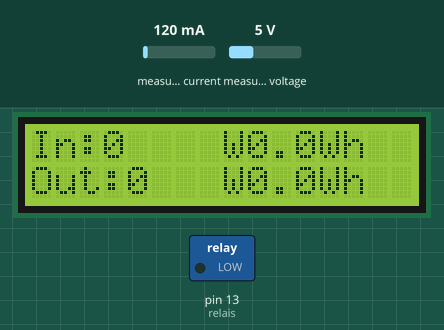
Recording of a sketch running on a simulated Arduino Uno, built with avr-gcc and run on an emulated ATmega328P. Shown: 16×2 character LCD, switched loads named in the sketch (green lamp = pin HIGH). Inputs (shaded band) come from the test bench; at power-on: measured current 120 mA, measured voltage 5 V. The modem accepts every AT command (registered, SIM ready, sends succeed) and sends nothing else; what the sketch prints to the serial monitor is not drawn.

Above: at 25.8 s.
At 39.1 s:
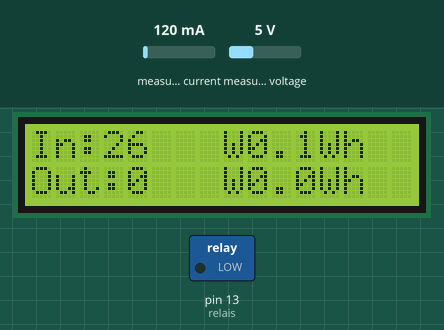
At 52.5 s:
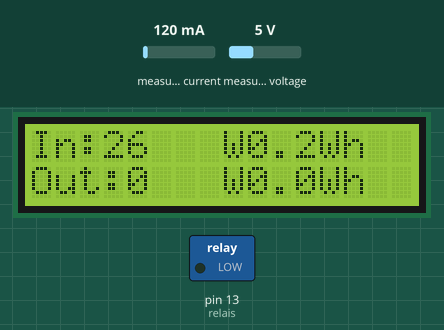
At 65.9 s:
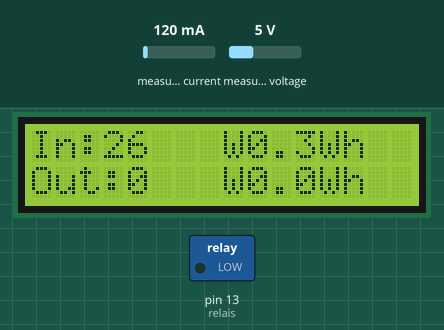
At 92.6 s:
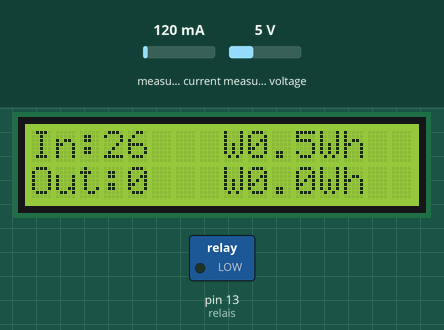
At 119.3 s:
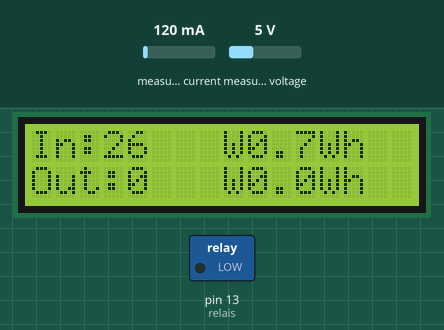

The sketch:

kit_1.ino
```cpp
#include "EmonLib.h"
EnergyMonitor emon1;

#include <Wire.h>

#include <SoftwareSerial.h>
SoftwareSerial SIM900(7, 8);

#include <LiquidCrystal_I2C.h>           // 2 inclure la librairie "LiquidCrystal_I2C.h"
LiquidCrystal_I2C lcd(0x3f, 16, 2);            // 2 Si Le LCD ne fonctionne pas, alors mettre // sur la ligne précédente et enlever les // sur cette ligne


int MP = (" ") ;
int relais  = 13 ;
float w_instantane_in = 0;            // 2 Creation de la variable flottante "puissance instantanée" qui rentre (en watt) initialisée à la valeur 0
float wh_cumule_in = 0;              // 2' Création de la variable flottante correspondant au Kilo Watt heure "consommé" cumulés initialisé à 0 float w_instantane_out = 0;           // 2 Creation de la variable flottante "puissance instantanée" qui sort (negative) en watt initialisée à la valeur 0
float wh_cumule_out = 0;             // 2' Création de la variable flottante correspondant au Kilo Watt heure "surproduction" cumulés initialisé à 0
float w_instantane_out = 0;            // 2 Creation de la variable flottante "puissance instantanée" qui sort (en watt) initialisée à la valeur 0
unsigned long previous_millis = 0;   // 2 création de la variable "previous_millis" qui garde en mémoire le temps qui s'écoule en millièmes de seconde"

String message = " "; //string we're sending
char incomingChar;

//-----------------------INITIALISATION DU PROGRAMME-------------------------------------------------

void setup()
{
  Serial.begin(9600);                 // 1 Création du port série pour que l'arduino puisse envoyer des infos vers l'ordinateur
  pinMode(relais, OUTPUT);

  emon1.voltage(2, 357, 1.7);         // 1 Initialisation du Voltage (Pin A2, Valeur à changer pour etalonnage (+/-357 pour 6v et +/- 190 pour 12v))
  emon1.current(1, 28.5);             // 1 Initialisation du Courant en ampère ( Pin A1, Valeur à changer lors de l'etalonnage)
  lcd.init();                         // 2 initialisation de l'afficheur LCD

  Serial.begin(19200);
  SIM900.begin(19200);
  delay(20000);
  Serial.print("SIM900 ready...");
  SIM900.print("AT+CMGF=1\r");
  delay(100);
  SIM900.println("AT + CMGS = \"+336.........\"");
  delay(100);
  SIM900.println("le module gsm est connecte");
  delay(100);
  SIM900.println((char)26);
  delay(100);
  SIM900.println();
  delay(5000);

}

//----------------------- DEMARRAGE DE LA BOUCLE----------------------------------------------------

void loop()
{
  float puissance_reelle = emon1.realPower ;
  float verif_voltage    = emon1.Vrms;        //1 creation de la variable "volts moyen" (mesurable avec un voltmètre pour l'etalonnage)
  float verif_ampere     = emon1.Irms;        //1 creation de la variable "Ampères Moyen" (mesurable avec une pince ampèremétrique pour l'etalonnage))

  emon1.calcVI(20, 2000);                     // 1 Demande a Emonlib de tout calculer,  (puissance relle, volts moyen, ampère moyen et facteur de puissance)

  //emon1.serialprint();                      // (1) Si on ecrit cette ligne , toutes les valeurs calculées precedemment sont envoyées vers l'ordinateur

  //--------------------------Etalonnage des volts et ampères sans LCD--------------------------------------

  Serial.print("Est-ce le bon voltage? ");      // 1 envoyer vers l'ordinateur le texte " Est-ce le bon voltage? "
  Serial.print(verif_voltage);                  // 1 envoyer vers l'ordinateur la valeur "verif_voltage (Vrms)"
  Serial.print(" V  ");                         // 1 envoyer vers l'ordinateur le caractère "V"
  Serial.print("Est-ce le bon ampérage? ");
  Serial.print(verif_ampere);                   // 1 envoyer vers l'ordinateur la valeur "verif_voltage (Vrms)"
  Serial.print(" A ");                          // 1 envoyer vers l'ordinateur le caractère "A"

  //----------------POUR AVOIR LES W, Wh  de l'élélectricité qui rentre et de l'électricité qui sort de ma maison------------------

  if (puissance_reelle >= 0)                      // 2 Si la puissance reelle est positive, (c'est que je consomme et qu'a priori il n'y a pas de soleil)
  {
    w_instantane_in = puissance_reelle;      // 2 alors on dit que la puissance instantanée entrante (in) est egale à la puissance reelle.
    w_instantane_out = 0;                     // 2 dans ces conditions de consommation (positive) , la valeur de la surproduction est nulle.

    wh_cumule_in = wh_cumule_in + puissance_reelle * (millis() - previous_millis) / 3600000  ;

    // 2 La valeur cumulée consommée (entrante) = La valeur cumulée consommée précédente,
    // 2 plus la puissance reelle multipliée par le temps écoulé entre millis et previous millis
    // 2 que divise 3600 (nb secondes / heure) et encore par 1000 car millis compte les millièmes de seconde


  }

  else                                             // 2 SINON (c'est que la puissance_reelle est négative)
  {
    w_instantane_in = 0;                       // 2 idem au dessus
    w_instantane_out = puissance_reelle;       // 2 idem au dessus

    wh_cumule_out = wh_cumule_out + puissance_reelle * (millis() - previous_millis) / 3600000  ;
  }
  previous_millis = millis ();


  lcd.backlight();                // 2 Allumer l'écran LCD
  lcd.clear();                    // 2 rafraichir l'écran LCD ( efface les données précédentes)
  //1ere ligne,ecriture des watt  et watts heures facturés
  lcd.setCursor(0, 0);               // 4 positionner le curseur sur la ligne 1 et à gauche
  lcd.print("In:");                   // 4 ecrire "In " pour comprendre qu'il s'agit de la consommation
  lcd.print(w_instantane_in, 0);     // 4 puis écrire la valeur positive de la consommation au compteur EDF avec 2 chiffre derière la virgule
  lcd.setCursor(8, 0);               // 4 rester sur la ligne 1 mais positionner le curseur sur le caractère 8
  lcd.print("W");
  lcd.print(wh_cumule_in, 1);
  lcd.print("Wh");

  //2eme ligne, ecriture des watt  et watts heures qui correspondent à la surproduction de l'installation photovolatïque
  lcd.setCursor(0, 1);               // 4 positionner le curseur sur la ligne 2 et à gauche
  lcd.print("Out:");                   // 4 ecrire "In " pour comprendre qu'il s'agit de la consommation
  lcd.print(w_instantane_out, 0);     // 4 puis écrire la valeur positive de la consommation au compteur EDF avec 2 chiffre derière la virgule
  lcd.setCursor(8, 1);               // 4 rester sur la ligne 1 mais positionner le curseur sur le caractère 8
  lcd.print("W");
  lcd.print(wh_cumule_out, 1);
  lcd.print("Wh");


  if (SIM900.available() > 0) {
    message = SIM900.readString();
    Serial.print(message);
    delay(10);
  }
     if (message.indexOf(String(float(MP = (" ") <=  20000)))){

    message += " Energie vendu : ";
    message += String(float( (MP * 3360)/20000 ));
    message += " Wh ";
  }

  if  ( ( ((MP * 3360)/20000 ) -  (wh_cumule_in ))> 0 ) {

    message += "Energie Totale Disponible : ";
    message += String( float  ((MP * 3360)/20000 ) - (wh_cumule_in ));
    message += " Wh ";

    digitalWrite(relais, HIGH);
    Serial.print("le relais est ON");
    SIM900.print("AT+CMGF=1\r");
    delay(100);
    SIM900.println("AT + CMGS = \"+336.........\"");
    delay(100);
    SIM900.println("le relais est active");
    message += "kit solaire active";
    delay(100);
    SIM900.println((char)26);
    delay(100);
    SIM900.println();
    delay(5000);
    message += "Energie consommee actuelle est ";
    message += String( float (wh_cumule_in  ));
    message += "Wh";
 }

  if  ( ( ((MP * 3360)/20000 ) -  (wh_cumule_in ))<= 0 ) {

    message += "Energie Totale Disponible : ";
    message += String( float  ((MP * 3360)/20000 ) - (wh_cumule_in ));
    message += " Wh ";

    digitalWrite(relais , LOW);
    Serial.println("le relais est OFF");
    SIM900.print("AT+CMGF=1\r");
    delay(100);
    SIM900.println("AT + CMGS = \"+336..........\"");
    delay(100);
    SIM900.println("kit solaire est desactive");
    message += "kit solaire est desactive";
    delay(100);
    SIM900.println((char)26);
    delay(100);
    SIM900.println();
    delay(5000);

    message += "Energie consommee actuelle est: ";
    message +=  String( float (wh_cumule_in + puissance_reelle * (millis() - previous_millis) / 3600000 ));
    message += " Wh";

  }

 if (message.indexOf("Etat") >= 0) {

    message += "Energie Totale Disponible : ";
    message += String( float ( ((MP * 3360)/20000 ) - (wh_cumule_in + puissance_reelle * (millis() - previous_millis) / 3600000 )));
    message += " Wh ";

    SIM900.print("AT+CMGF=1\r");
    delay(100);
    SIM900.println("AT + CMGS = \"+336.........\"");
    delay(100);
    SIM900.println("le relais est");
    delay(100);
    message = "";
    SIM900.println((char)26);
    delay(100);
    SIM900.println();
    delay(5000);

  }


}

//Fin du programme
```

Measured:
- what the display in image 0 shows lasts 6.7 s, from 25.7 s to 32.4 s
- what the display in image 1 shows lasts 13.4 s, from 39.1 s to 52.5 s
